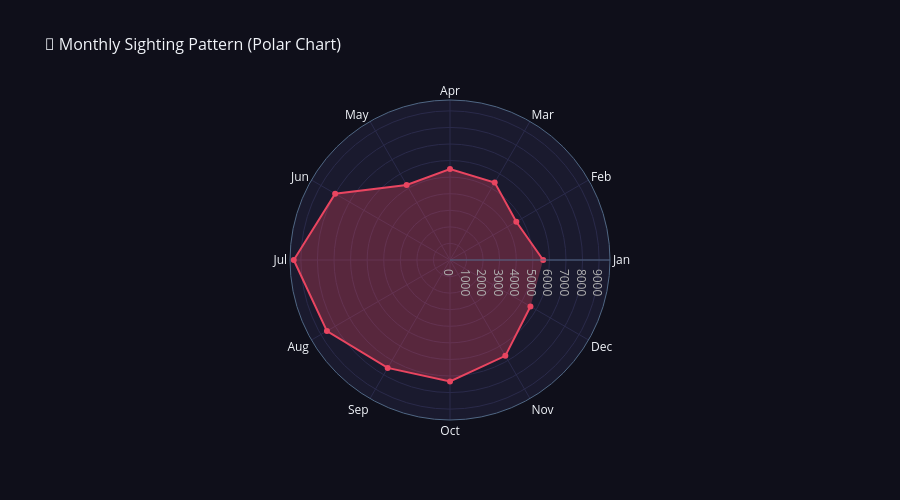

This figure's notebook cell:
### Code cell
# ── 5.1c: Monthly Seasonality 
month_names = ['Jan','Feb','Mar','Apr','May','Jun',
               'Jul','Aug','Sep','Oct','Nov','Dec']
monthly = df.groupby('month').size()

fig = go.Figure()
fig.add_trace(go.Scatterpolar(
    r=monthly.values,
    theta=month_names,
    fill='toself',
    fillcolor='rgba(233,69,96,0.3)',
    line=dict(color=ACCENT, width=2),
    name='Sightings'
))
fig.update_layout(
    polar=dict(
        radialaxis=dict(visible=True, gridcolor='#2a2a4a', color='#b0b0b0'),
        angularaxis=dict(gridcolor='#2a2a4a'),
        bgcolor='#1a1a2e'
    ),
    template='plotly_dark',
    title=dict(text='🌙 Monthly Sighting Pattern (Polar Chart)', font=dict(size=16)),
    paper_bgcolor='#0f0f1a',
    showlegend=False,
    height=500
)
fig.show()

season_counts = df['season'].value_counts()
print('━' * 55)
print('💡 KEY INSIGHT — Seasonal Patterns')
print('━' * 55)
for s, v in season_counts.items():
    pct = v / len(df) * 100
    bar_len = int(pct / 2)
    print(f'   {s:<8}: {v:>6,}  ({pct:.1f}%)  {"█" * bar_len}')
print()
print('   Summer dominates with ~33% of all sightings. Warmer weather')
print('   means more people outdoors at night — more observers = more reports.')

### Figure 1 — Plotly figure (JSON) as saved in the notebook; plotly's stock layout.template omitted (floating-point values rounded to 4 significant figures)
{"data": [{"fill": "toself", "fillcolor": "rgba(233,69,96,0.3)", "line": {"color": "#e94560", "width": 2}, "name": "Sightings", "r": [5622, 4620, 5395, 5489, 5232, 8002, 9429, 8575, 7521, 7329, 6679, 5605], "theta": ["Jan", "Feb", "Mar", "Apr", "May", "Jun", "Jul", "Aug", "Sep", "Oct", "Nov", "Dec"], "type": "scatterpolar"}], "layout": {"height": 500, "paper_bgcolor": "#0f0f1a", "polar": {"angularaxis": {"gridcolor": "#2a2a4a"}, "bgcolor": "#1a1a2e", "radialaxis": {"color": "#b0b0b0", "gridcolor": "#2a2a4a", "visible": true}}, "showlegend": false, "title": {"font": {"size": 16}, "text": "🌙 Monthly Sighting Pattern (Polar Chart)"}}}
